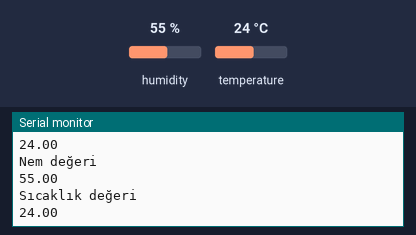
This sketch was run on a simulated Arduino Uno, built with avr-gcc and run on an emulated ATmega328P. Parts: the last lines printed to the serial monitor. The test bench sets the inputs (shaded band); at power-on: humidity 55 %, temperature 24 °C.

Above: at 2.8 s.
2.9 s: humidity set to 22 %
At 5.3 s:
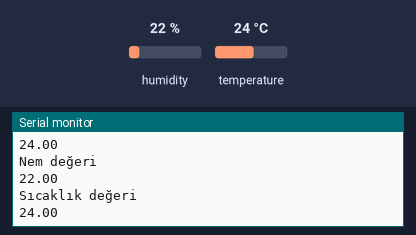
5.6 s: temperature set to 12 °C
At 6.8 s:
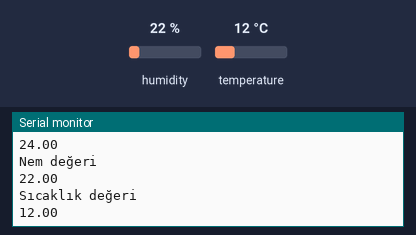
8.3 s: humidity set to 40 %
At 11.6 s:
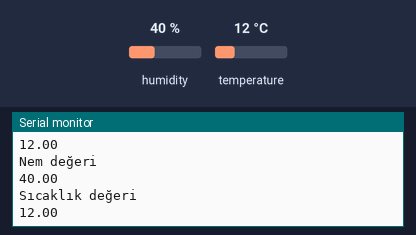
Timing chart, 0 to 13.1 s (numbered marks = the images above; inputs shaded):
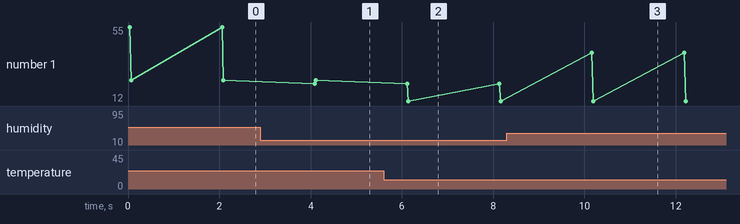

Measured:
- after the input at 2.9 s, the serial monitor: prints a new line after 1.2 s (image 1)
- after the input at 5.6 s, the serial monitor: prints a new line after 0.54 s (image 2)
- after the input at 8.3 s, the serial monitor: prints a new line after 1.9 s (image 3)
- plotted number 1: 24 → 12 after the input at 5.6 s

The sketch:

Dht11_ile_nem_ve_sicaklik_olcumu.ino
```cpp
#include <dht11.h>
int DHT11pin=2;

dht11 DHT11;

void setup() {
  // put your setup code here, to run once:
Serial.begin(9600);

}

void loop() {
  // put your main code here, to run repeatedly:

int chk=DHT11.read(DHT11pin);

Serial.println("");
Serial.println("Nem değeri");
Serial.print((float)DHT11.humidity,2);
Serial.println("");
Serial.println("Sıcaklık değeri");
Serial.print((float)DHT11.temperature,2);

delay(2000);


}
```
